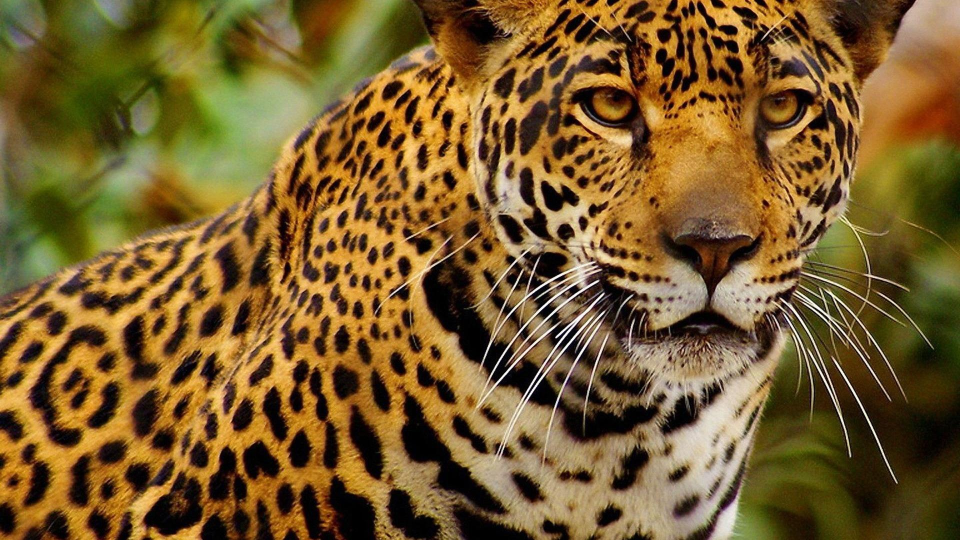
%> input picture Game1/Assets/images/Level-1/L1_Q4/img.jpg, 1920 x 1080 px (shown at 1/2 size)
$ octave gridding.m   (GNU Octave 9; MATLAB toolbox functions it lacks are replaced by stand-ins)
%> lines starting %> are read from the running program, lines starting %| are printed output that depends on the picture; in (x1, y1, x2, y2) boxes, pixels count from 0 and x2, y2 are one past the last pixel; in counts of white or black regions, pixels touching at a corner belong together; the program's own positions count from 1
img = imread('img.jpg');  %# Load a sample 3-D RGB image
%> img is the input picture: size 1080x1920x3 uint8; mean R, G, B 120.4, 92.8, 44.6

% [5 lines of commented-out code are left out]

w = 170;

x = 700;
y = 400;
a = img(x:x+w,y:y+w,:);
imwrite(a,'p1.jpg');
img(x:x+w,y:y+w,:) = 255;
%> img: size 1080x1920x3 uint8; 1.41% of pixels changed, all inside (x1, y1, x2, y2) = (399, 699, 570, 870)

x = 230;
y = 450;
a = img(x:x+w,y:y+w,:);
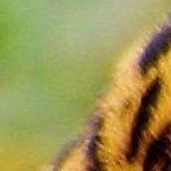
%> a: size 171x171x3 uint8; mean R, G, B 156.2, 147.9, 85.3
imwrite(a,'p2.jpg');
img(x:x+w,y:y+w,:) = 255;
%> img: size 1080x1920x3 uint8; mean R, G, B 123.4, 96.5, 50

x = 600;
y = 1000;
a = img(x:x+w,y:y+w,:);
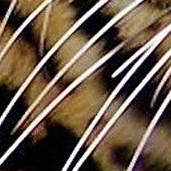
%> a: size 171x171x3 uint8; mean R, G, B 105.1, 88.1, 72
imwrite(a,'p3.jpg');
img(x:x+w,y:y+w,:) = 255;
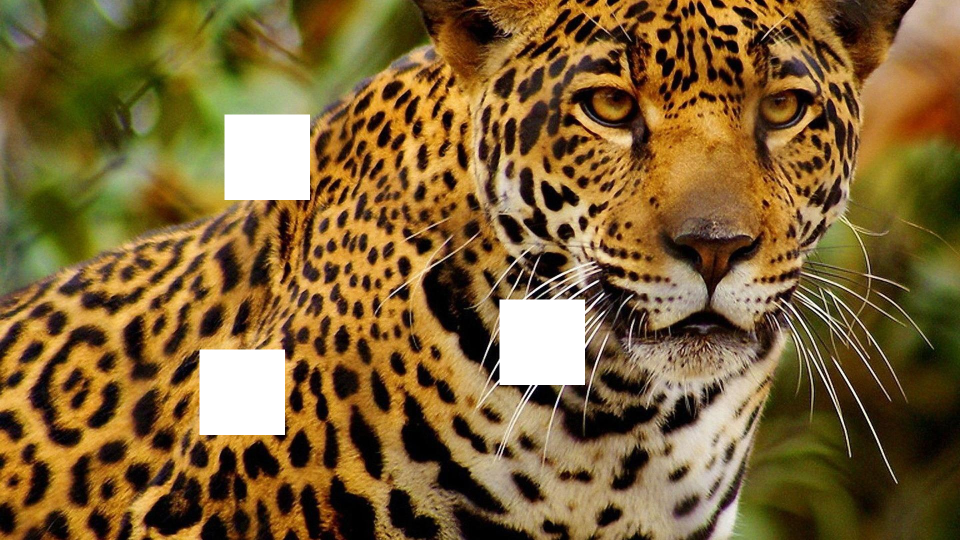
%> img: size 1080x1920x3 uint8 (shown at 1/2 size); mean R, G, B 125.5, 98.9, 52.6

x = 70;
y = 1300;
a = img(x:x+w,y:y+w,:);
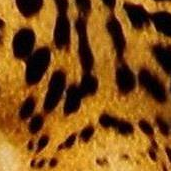
%> a: size 171x171x3 uint8; mean R, G, B 131.2, 81.8, 25.7
imwrite(a,'p4.jpg');
img(x:x+w,y:y+w,:) = 255;
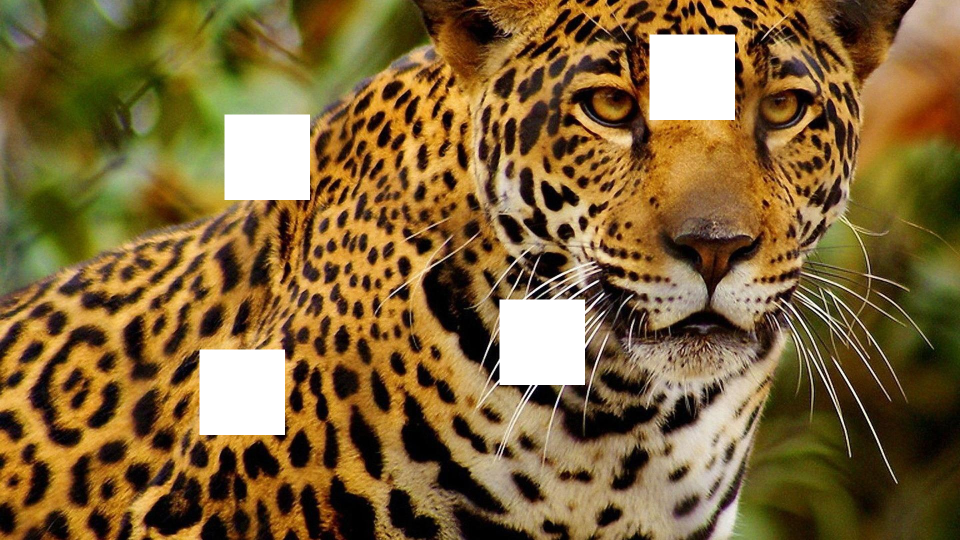
%> img: size 1080x1920x3 uint8 (shown at 1/2 size); 1.41% of pixels changed, all inside (x1, y1, x2, y2) = (1299, 69, 1470, 240)

x = 600;
y = 1600;
a = img(x:x+w,y:y+w,:);
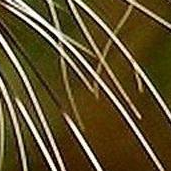
%> a: size 171x171x3 uint8; mean R, G, B 94.5, 79.1, 45.9
imwrite(a,'p5.jpg');
img(x:x+w,y:y+w,:) = 255;
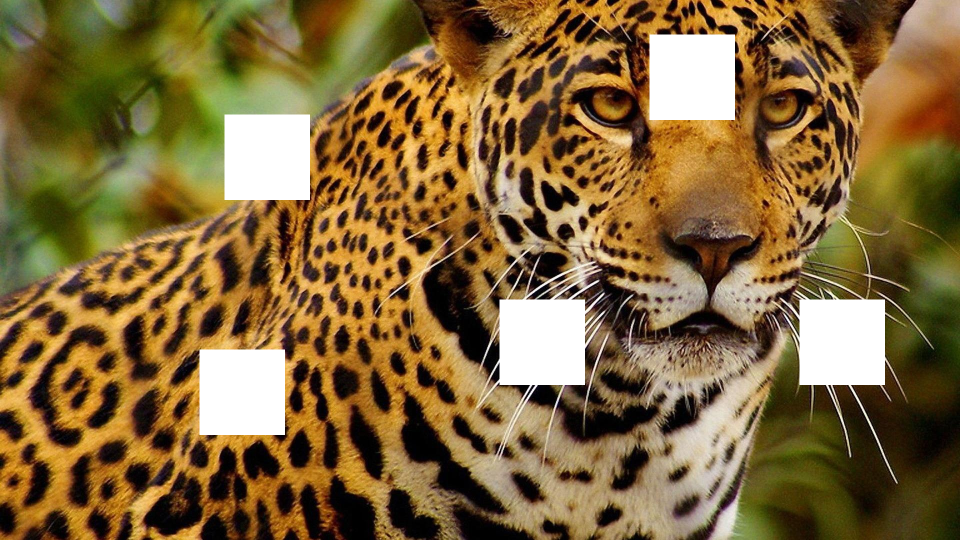
%> img: size 1080x1920x3 uint8 (shown at 1/2 size); 1.41% of pixels changed, all inside (x1, y1, x2, y2) = (1599, 599, 1770, 770)

imshow(img);

imshow(img)
imwrite(img,'n.jpg');
